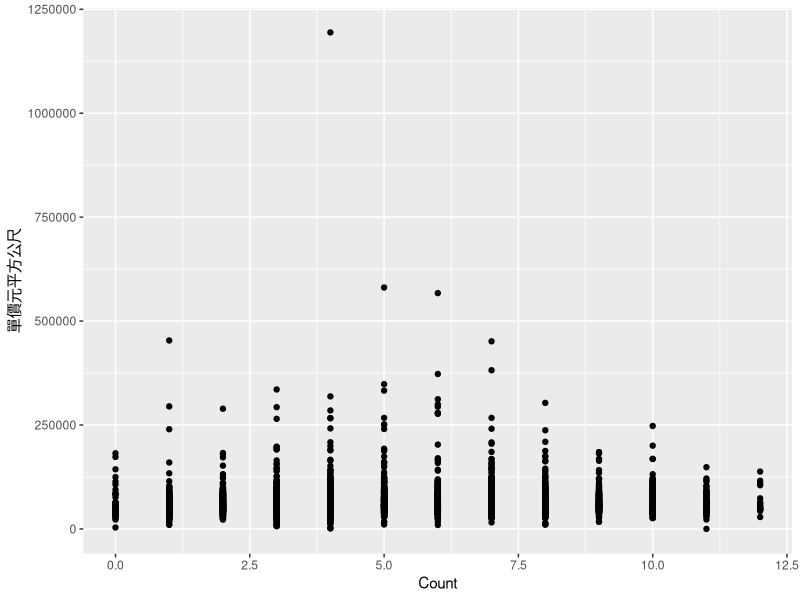

This chart was generated by the following R code:
library(ggplot2)
library(plyr)

cntPublic <- function(h)
{
    count <- daply(df2, .variables = 'id', .fun = cnt, h);
    return(sum(count))
}

cnt<- function(p, h)
{
    dist <- sqrt((h$Response_X-p$Response_X)^2+(h$Response_Y-p$Response_Y)^2)
    if (dist <= 1500) {
        return(T)
    }
    return(F)
}


main <- function()
{
    # Address_Finish <- read.csv("Address_Finish.csv")
    # df <- read.csv("10904/B_lvr_land_A.csv")
    # df <- df[df$交易標的 == '房地(土地+建物)' || df$交易標的 == '房地(土地+建物)+車位', ]
    # df <- df[df$主要用途 == '住家用', ]

    # df1 <- data.frame(df, Response_X = Address_Finish$Response_X, Response_Y = Address_Finish$Response_Y)
    # df1 <- df1[-which(is.na(df1$Response_X)), ]
    # df1 <- data.frame(id = 1:nrow(df1), df1)
    # write.csv(df1, "./data.csv", row.names = FALSE)
    # df2 <- data.frame(id = 1:nrow(df2), df2)
    # write.csv(df2, "./Elementart_result.csv", row.names = FALSE)

    df1 <- read.csv("data.csv")
    df2 <<- read.csv("Elementart_result.csv")
   
    count <- daply(df1, .variables = 'id', .fun = cntPublic);

    df3 <- data.frame(df1, Count = count)
    write.csv(df3, "./count.csv", row.names = FALSE)
    ggplot(df3, aes(Count, 單價元平方公尺 ))+geom_point()
}

main()
